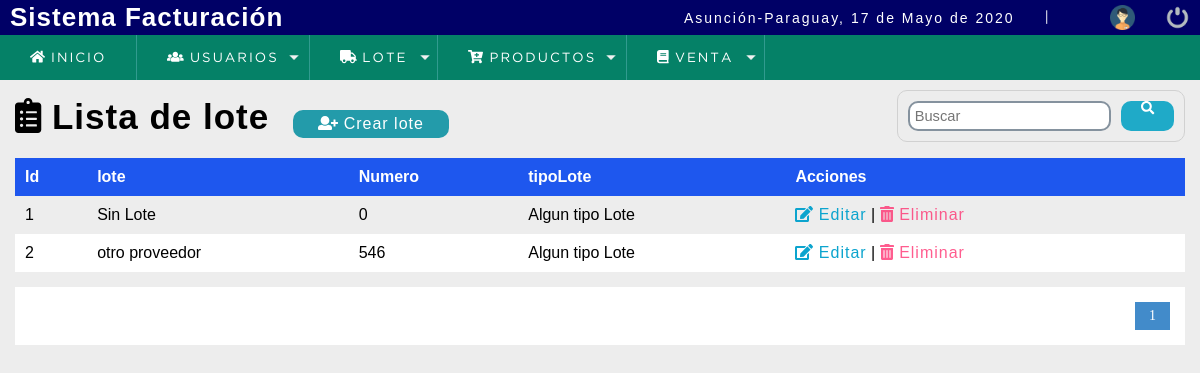
Screenshot of /sistema/lista_lote.php (signed in) with the database file from the repository.
### tables this page shows
CREATE TABLE `lote` (
  `lote_id` int(11) NOT NULL,
  `lote_descripcion` varchar(45) NOT NULL,
  `lote_numero` varchar(45) NOT NULL,
  `tipoLote_id` int(11) NOT NULL
);

CREATE TABLE `tipolote` (
  `tipoLote_id` int(11) NOT NULL,
  `tipoLote_descripcion` varchar(45) DEFAULT NULL
);

### sistema/lista_lote.php (the view, shortened to what this page needs)
<?php
include "../conexion.php";
 ?>
<!DOCTYPE html>
<html lang="en">
<head>
<?php include "includes/scripts.php";?>
</head>
<body>
<?php include "includes/header.php"; ?>
	<section id="container">
		<h1><i class="fas fa-clipboard-list"></i> Lista de lote</h1>
		<a href="registro_lote.php" class="btn_new"><i class="fas fa-user-plus"></i> Crear lote</a>
		<form action="buscar_lote.php" method="get" class="form_search">
			<input type="text" name="busqueda" id="busqueda" placeholder="Buscar">
			<button type="submit" class="btn_search"><i class="fas fa-search"></i></button>
		</form>
		<table>
			<tr>
				<th>Id</th>
				<th>lote</th>
				<th>Numero</th>
				<th>tipoLote</th>
				<th>Acciones</th>
			</tr>
			<?php
				$sql_register = mysqli_query($conection,"SELECT COUNT(*) as total_registro
																								FROM modelo");
				$result_register = mysqli_fetch_array($sql_register);
				$total_registro = $result_register['total_registro'];
				$por_pagina = 5;
				if (empty($_GET['pagina']))
				{
						$pagina = 1;
				}else {
					$pagina = $_GET['pagina'];
				}
				$desde = ($pagina-1) * $por_pagina;
				$total_paginas = ceil($total_registro / $por_pagina);
					$query = mysqli_query($conection, "SELECT lote_id,lote_descripcion,lote_numero,m.tipoLote_id,m.tipoLote_descripcion
																						 from tipoLote m, lote mo
																						 where m.tipoLote_id = mo.tipoLote_id
																						 LIMIT $desde,$por_pagina");
					$result = mysqli_num_rows($query);
					if ($result >0 )
					{
						while ($data = mysqli_fetch_array($query))
						{
      ?>
			<tr>
				<td><?php echo $data[0]; ?></td>
				<td><?php echo $data[1] ; ?></td>
				<td><?php echo $data[2] ; ?></td>
				<td><?php echo $data[4] ; ?></td>
				<td>
					<a class="link_edit" href="editar_lote.php?id=<?php echo $data[0]; ?>"><i class="fas fa-edit"></i> Editar</a>
					|
					<a class="link_delete" href="eliminar_confirmar_lote.php?id=<?php echo $data[0]; ?>"><i class="fas fa-trash-alt"></i> Eliminar</a>
			  </td>
			</tr>
     <?php
		      }
	       }
     ?>
		</table>
		<div class="paginador">
			<ul>
				<?php
					for ($i=1; $i <= $total_paginas; $i++)
					{
						if ($i == $pagina)
						{
							echo '<li class="pageSelected"> '.$i.' </li>';
						}else
						{
								echo '<li> <a href="?pagina='.$i.'">'.$i.' </a> </li>';
						}
					}
				 ?>
			</ul>
		</div>
	</section>
</body>
</html>

### sistema/css/style.css (style rules this page uses)
* { margin: 0; padding: 0; box-sizing: border-box; }
body { background: #ededed; }
h1, h2, h3, h4, h5, h6 { font-family: 'arial'; font-weight: bold; letter-spacing: 1px; }
h1 { font-size: 26px; }
a { text-decoration: none; font-family: arial; letter-spacing: 1px; }
#container { padding: 90px 15px 15px; }
form { background: #3D789B; margin: auto; padding: 20px 50px; border: 1px solid #d1d1d1; border-radius: 10px; }
input,select,textarea,select, option { display: block; width: 100%; font-size: 11pt; padding: 5px; border: 2px solid #85929e; border-radius: 10px; }
#container h1 { font-size: 35px; display: inline-block; }
.btn_new { display: inline-block; background: #239baa; color: #fff; padding: 5px 25px; border-radius: 10px; margin: 20px; }
table { border-collapse: collapse; font-size: 12pt; font-family: 'arial'; width: 100%; }
table th { text-align: left; padding: 10px; background: #1E57EE; color: #fff; }
table tr:nth-child(odd) { background: #fff; }
table td { padding: 10px; }
.link_edit { color: #0ca4ce; }
.link_delete { color: #f26b; }
.paginador ul { padding: 15px; list-style: none; background: #fff; margin-top: 15px; display: -webkit-flex; display: -moz-flex; display: -ms-flex; display: -o-flex; display: flex; justify-content: flex-end; }
.paginador a, .pageSelected { color: #428bca; border: 1px solid #ddd; padding: 5px; display: inline-block; font-size: 14px; text-align: center; width: 35px; }
.pageSelected { color: #fff; background: #428bca; border: 1px solid #428bca; }
.form_search { display: -webkit-flex; display: -moz-flex; display: -ms-flex; display: -o-flex; display: flex; float: right; background: initial; padding: 10px; border-radius: 10px; }
.form_search .btn_search { background: #1faac8; color: #fff; padding: 0 20px; border: 1px; cursor: pointer; margin-left: 10px; display: -webkit-flex; display: -moz-flex; display: -ms-flex; display: -o-flex; display: flex; border-radius: 10px; }

### rows the page displays
lote: lote_id "1", lote_descripcion "Sin Lote", lote_numero "0", tipoLote.tipoLote_descripcion "Algun tipo Lote"
lote: lote_id "2", lote_descripcion "otro proveedor", lote_numero "546", tipoLote.tipoLote_descripcion "Algun tipo Lote"

### other values shown
fechaC() "17 de Mayo de 2020"
